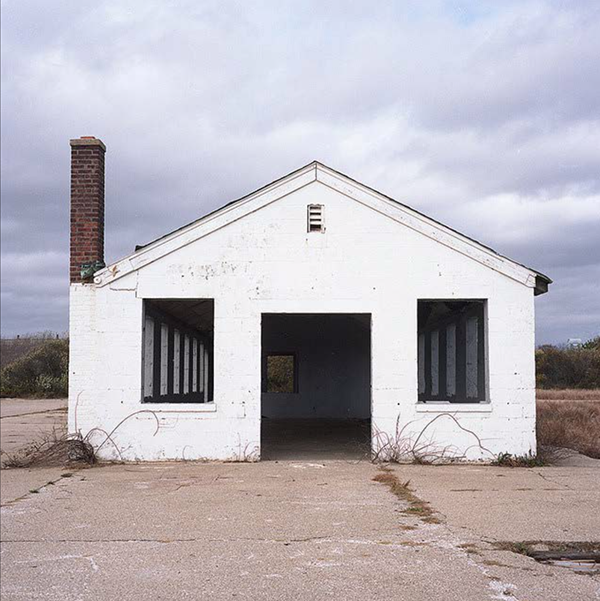
#> input picture images/house.png, 600 x 601 px, found by its file name
$ python detect-by-brief.py
#> lines starting #> are read from the running program, lines starting #| are printed output that depends on the picture
import cv2
import numpy as np

gray_image = cv2.imread('./images/house.png', 0)
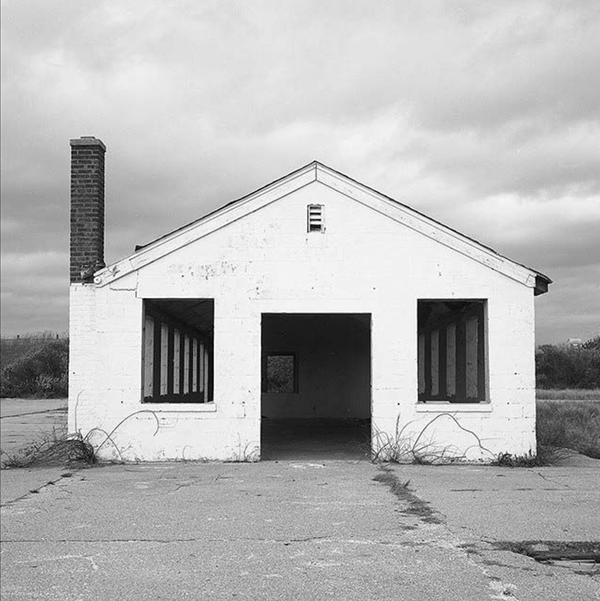
#> gray_image: shape (601, 600); min 0, max 255, mean 181.1

# Initiate FAST detector
fast = cv2.FastFeatureDetector_create()

# Initiate BRIEF extractor
brief = cv2.xfeatures2d.BriefDescriptorExtractor_create()

# Find the keypoints with STAR
keypoints = fast.detect(gray_image, None)
#> keypoints = 8220 keypoints; strongest (x, y, size): (486, 299, 7), (319, 213, 7), (418, 299, 7), (319, 219, 7)

# Computer descriptors with BRIEF
keypoints, descriptors = brief.compute(gray_image, keypoints)
#> keypoints = 6581 keypoints; strongest (x, y, size): (486, 299, 7), (319, 213, 7), (418, 299, 7), (319, 219, 7)

# Draw keypoints
gray_keypoints = cv2.drawKeypoints(
    gray_image, keypoints, None, color=(0, 255, 0))
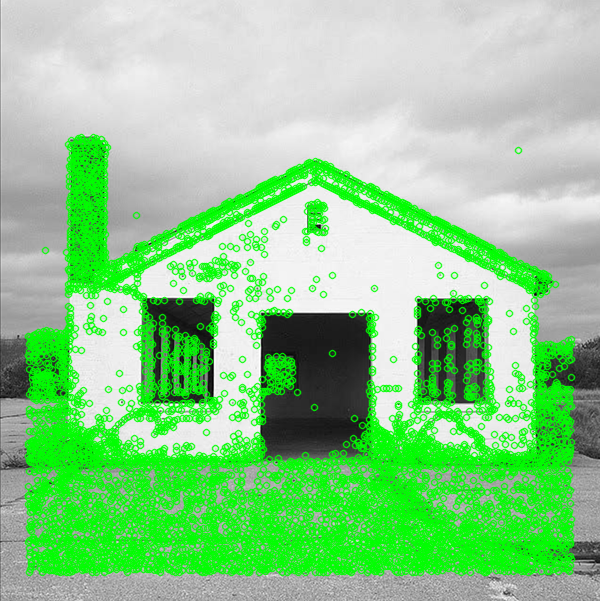
#> gray_keypoints: shape (601, 600, 3); mean of channels 0, 1, 2 141.1, 205.4, 141.1; drawn as B, G, R
cv2.imshow('BRIEF keypoints', gray_keypoints)
cv2.waitKey()

$ run again, with images/detect-nose-01.png copied over images/house.png
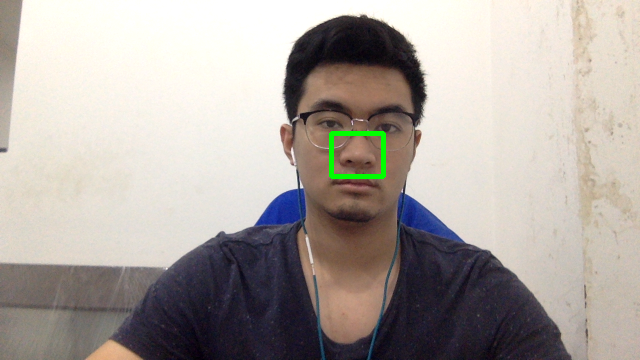
#> input picture images/detect-nose-01.png, 640 x 360 px, found by its file name
#> `gray_image = cv2.imread('./images/house.png', 0)`:
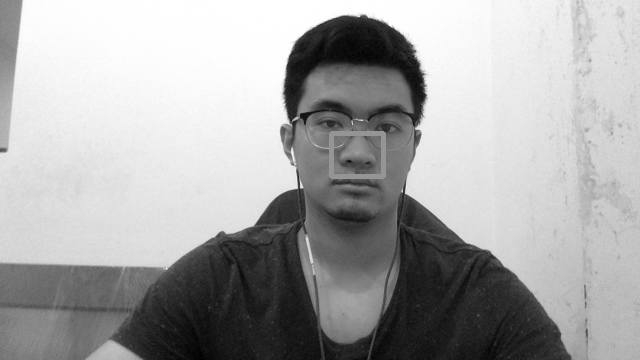
#> gray_image: shape (360, 640); min 0, max 255, mean 166.8
#> `keypoints = fast.detect(gray_image, None)`: keypoints = 1017 keypoints; strongest (x, y, size): (301, 187, 7), (296, 188, 7), (415, 51, 7), (361, 120, 7)
#> `keypoints, descriptors = brief.compute(gray_image, keypoints)`: keypoints = 857 keypoints; strongest (x, y, size): (301, 187, 7), (296, 188, 7), (415, 51, 7), (361, 120, 7)
#> `gray_keypoints = cv2.drawKeypoints( gray_image, keypoints, None, color..`:
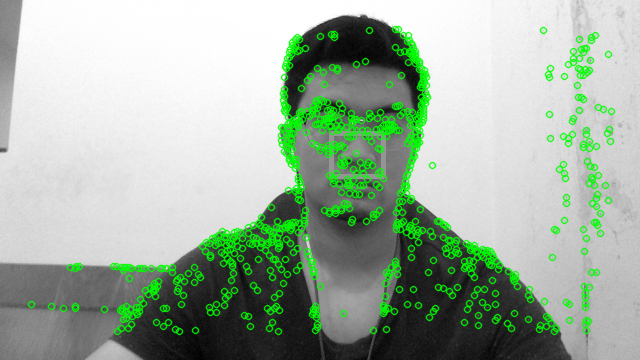
#> gray_keypoints: shape (360, 640, 3); mean of channels 0, 1, 2 159.7, 177.1, 159.7; drawn as B, G, R

$ run again, with images/evil.png copied over images/house.png
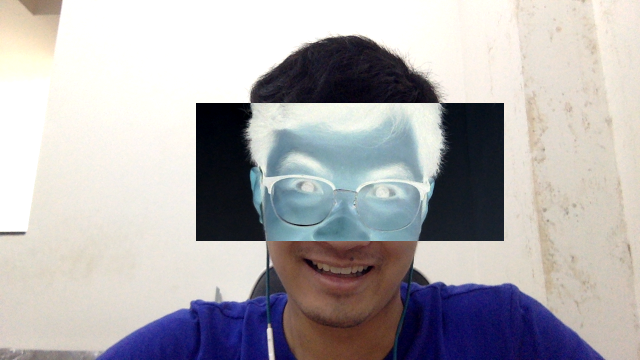
#> input picture images/evil.png, 640 x 360 px, found by its file name
#> `gray_image = cv2.imread('./images/house.png', 0)`:
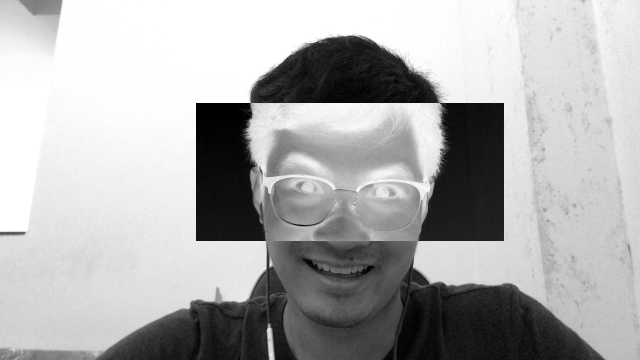
#> gray_image: shape (360, 640); min 0, max 255, mean 173.2
#> `keypoints = fast.detect(gray_image, None)`: keypoints = 1148 keypoints; strongest (x, y, size): (196, 103, 7), (198, 103, 7), (196, 240, 7), (198, 240, 7)
#> `keypoints, descriptors = brief.compute(gray_image, keypoints)`: keypoints = 1056 keypoints; strongest (x, y, size): (196, 103, 7), (198, 103, 7), (196, 240, 7), (198, 240, 7)
#> `gray_keypoints = cv2.drawKeypoints( gray_image, keypoints, None, color..`:
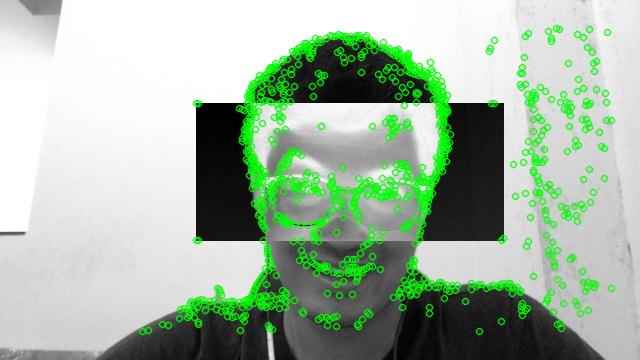
#> gray_keypoints: shape (360, 640, 3); mean of channels 0, 1, 2 162.3, 182.5, 162.3; drawn as B, G, R

$ run again, with images/joker.png copied over images/house.png
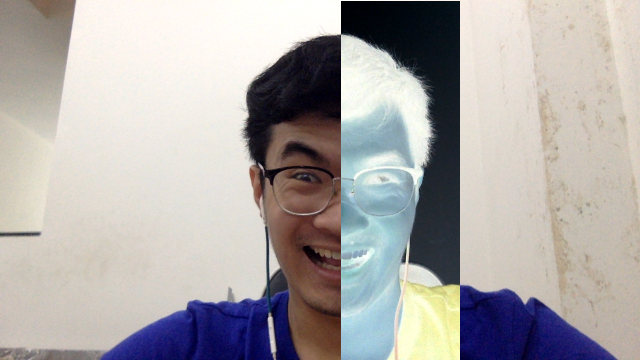
#> input picture images/joker.png, 640 x 360 px, found by its file name
#> `gray_image = cv2.imread('./images/house.png', 0)`:
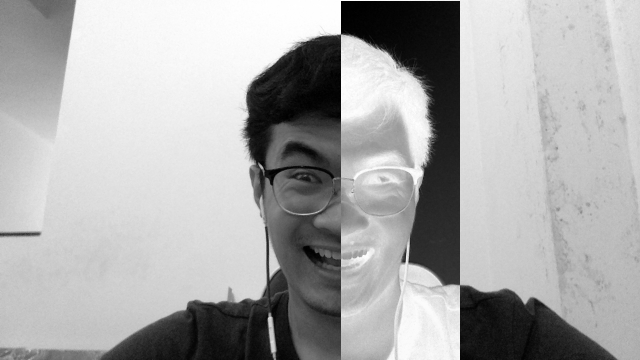
#> gray_image: shape (360, 640); min 0, max 255, mean 170.2
#> `keypoints = fast.detect(gray_image, None)`: keypoints = 1042 keypoints; strongest (x, y, size): (341, 3, 7), (459, 3, 7), (409, 261, 7), (524, 302, 7)
#> `keypoints, descriptors = brief.compute(gray_image, keypoints)`: keypoints = 957 keypoints; strongest (x, y, size): (409, 261, 7), (524, 302, 7), (404, 261, 7), (341, 31, 7)
#> `gray_keypoints = cv2.drawKeypoints( gray_image, keypoints, None, color..`:
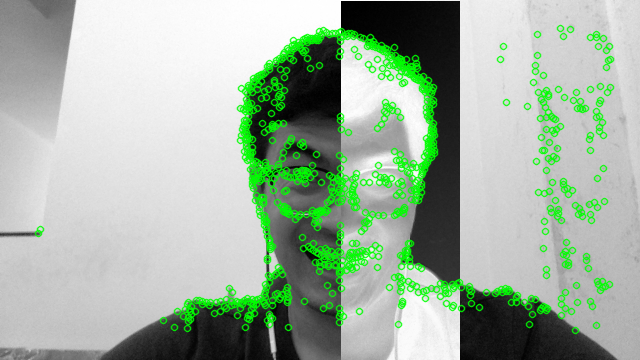
#> gray_keypoints: shape (360, 640, 3); mean of channels 0, 1, 2 160.6, 179, 160.6; drawn as B, G, R
